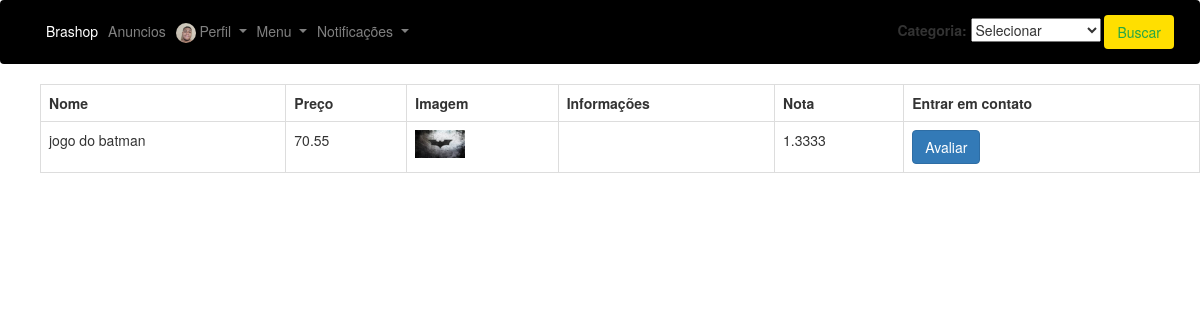
The page /app/controllers/AnuncioController.php?action=findAnuncioByClick&id=51 (signed in) on the database its author committed.
### tables this page shows
CREATE TABLE `anuncios` (
  `id` int(11) NOT NULL,
  `nome` varchar(100) NOT NULL,
  `preco` float NOT NULL,
  `imagem` mediumtext NOT NULL,
  `descricao` text NOT NULL,
  `usuarios_id` int(11) NOT NULL,
  `categorias_id` int(11) NOT NULL,
  `avaliacoes_id` int(11) NOT NULL
);

### app/repository/AnuncioRepository.php (called while the page is built, shortened)
<?php
    require_once __DIR__ . "/../connection/Connection.php";
    require_once __DIR__ . "/../models/AnuncioModel.php";
    class AnuncioRepository {
        public PDO $conn;
        function __construct()
        {
            $this->conn = Connection::getConnection();
        }
        public function findAnuncioById(int $id) {
            $query = "SELECT anuncios.*, AVG(avaliacoes.nota) nota FROM anuncios, avaliacoes WHERE anuncios.id = ? AND avaliacoes.anuncios_id = anuncios.id;";
            $prepare = $this->conn->prepare($query);
            $prepare->bindParam(1, $id, PDO::PARAM_INT);
            if($prepare->execute()){
                $anuncio  = $prepare->fetchObject("AnuncioModel");
            } else {
                $anuncio = null;
            }
            return $anuncio;
        }
    }

### app/connection/Connection.php (called while the page is built)
<?php
class Connection {
    private static $host = "localhost";
    private static $dbname = "marketplace";
    private static $user = "root";
    private static $password = "";
    private static ?PDO $conn = null;
    public static function getConnection(): PDO {
        if(self::$conn == null) {
            try {
                self::$conn = new PDO("mysql:host=" . self::$host . ";dbname=" . self::$dbname,
                self::$user,
                self::$password);
                self::$conn->setAttribute(PDO::ATTR_ERRMODE, PDO::ERRMODE_EXCEPTION);
            } catch(Exception $e) {
                print("Erro ao conectar com o banco de dados");
            }
        }
        return self::$conn;
    }
}

### app/models/AnuncioModel.php (called while the page is built, shortened)
<?php
class AnuncioModel{
	private $id;
	private $nome;
	private $preco;
	private $imagem;
	public function getId(): int{
		return $this->id;
	}
	public function getNome(): string{
		return $this->nome;
	}
	public function getPreco(): float{
		return $this->preco;
	}
	public function getImagem(): string{
		return $this->imagem;
	}
}

### app/views/helpers/menuAdm.php (the view, shortened to what this page needs)
<link rel="stylesheet" type="text/css" href="//netdna.bootstrapcdn.com/bootstrap/3.1.1/css/bootstrap.min.css">
  <nav style="background-color: black;" class="navbar navbar-expand-lg navbar-dark">
   <div class="container-fluid">
  <div class="collapse navbar-collapse" id="navbarNavDropdown">
    <ul class="navbar-nav">
      <li class="nav-item active">
        <a class="nav-link" href="./UsuarioController.php?action=loadAdm">Brashop <span class="sr-only">(current)</span></a>
      </li>
      <li class="nav-item">
        <a class="nav-link" href="./AnuncioController.php?action=findAll">Anuncios</a>
      </li>
      <li class="nav-item dropdown">
        <a class="nav-link dropdown-toggle" href="#" id="navbarDropdownMenuLink" data-toggle="dropdown" aria-haspopup="true" aria-expanded="false">
        <img  style="height: 20px; border-radius : 100%;" src="../../imgs/<?=$_SESSION["usuario"]['foto_perfil']; ?>"></img>
        Perfil
        </a>
      </li>
      <li class="nav-item dropdown">
        <a class="nav-link dropdown-toggle" href="#" id="navbarDropdownMenuLink" data-toggle="dropdown" aria-haspopup="true" aria-expanded="false">
          Menu
        </a>
      </li>
      <li class="nav-item dropdown">
        <a class="nav-link dropdown-toggle" href="#" id="navbarDropdownMenuLink" data-toggle="dropdown" aria-haspopup="true" aria-expanded="false">
          Notificações
        </a>
      </li>
    </ul>
  </div>
  <form action="./AnuncioController.php?action=findAnuncioByCategoria" method="POST">
  <label for="categoria_id">Categoria:</label>
        <select name="categoria_id" id="categoria_id" required>
            <option value="">Selecionar</option>
      </select>
      <button style = "background-color: #ffdf00;" class="btn btn-outline-success my-2 my-sm-0" type="submit">Buscar</button>
</nav>

### app/views/anuncios/AnuncioClicked.php (shortened to what this page needs)
<!DOCTYPE html>
<html lang="en">
<head>
	<link rel="stylesheet" type="text/css" href="../views/helpers/css/bootstrap.min.css">
</head>
<body>
<?php
	if(isset($_SESSION["usuario"])){
        if($_SESSION["usuario"]['is_adm'] == 1){
          include_once __DIR__ . "/../helpers/menuAdm.php";
         }else{
         include_once __DIR__ . "/../helpers/menuLogin.php";
       }
     }
?>
  <ul>
      <td><table class = 'table table-hover-table-striped table-bordered'></td>
          <tr>
          <th>Nome</th>
          <th>Preço</th>
          <th>Imagem</th>
          <th>Informações</th>
          <th>Nota</th>
          <th>Entrar em contato</th>
          </tr>
    <tr>
    <td><?= $data['anuncio']->getNome(); ?></td>
    <td><?= $data['anuncio']->getPreco(); ?></td>
	<td><img style="width:50px;" src="../../imgs/<?= $data['anuncio']->getImagem();?>"></img></td>
    <td><?= $data['anuncio']->getDescricao(); ?></td>
    <td><?= $data['anuncio']->nota; ?></td>
    <td><a class="btn btn-primary" href="./AvaliacaoController.php?action=loadFormNew&id=<?= $data['anuncio']->getId(); ?>">Avaliar</a></td>
</ul>
</body>
</html>

### rows shown on the page
anuncios: nome "jogo do batman", preco "70.55", imagem (picture)

### other values the page prints
$data['anuncio']->nota "1.3333"
